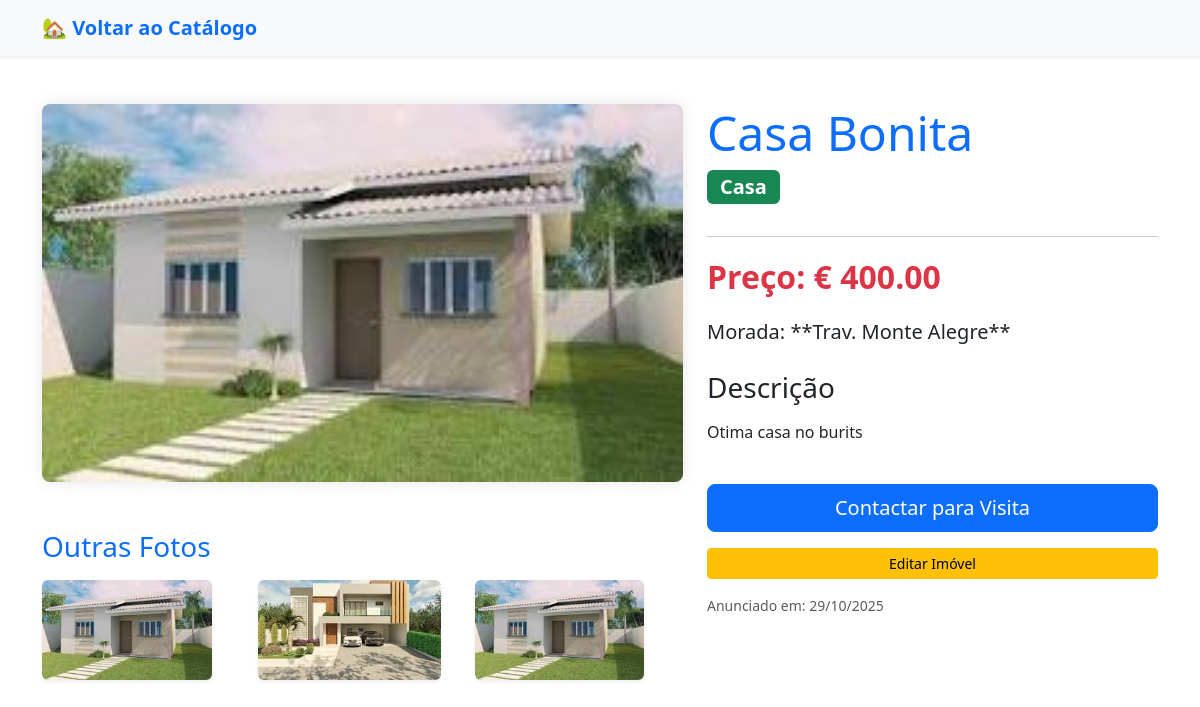
Page /2/ on the committed database.
### imoveis/models.py (models this page shows, shortened)
class Imovel(models.Model):
    TIPO_CHOICES = (
        ('CASA', 'Casa'),
        ('LOTE', 'Lote'),
    )
    titulo = models.CharField(max_length=200, verbose_name="Título do Anúncio")
    descricao = models.TextField(verbose_name="Descrição Detalhada")
    preco = models.DecimalField(
        max_digits=12, # Ex: 9.999.999.99
        decimal_places=2,
        verbose_name="Preço (€)"
    )
    endereco = models.CharField(max_length=255, verbose_name="Morada Completa")
    tipo = models.CharField(
        max_length=4,
        choices=TIPO_CHOICES,
        default='CASA',
        verbose_name="Tipo de Imóvel"
    )
    imagem_principal = models.ImageField(
        upload_to='fotos/%Y/%m/%d/', # Guarda as imagens numa subpasta baseada na data
        blank=True,                 # O campo não é obrigatório
        null=True,                  # Pode ser nulo no banco de dados
        verbose_name="Imagem Principal"
    )
    esta_a_venda = models.BooleanField(default=True, verbose_name="Disponível para Venda")
    data_criacao = models.DateTimeField(auto_now_add=True, verbose_name="Data de Criação")
    class Meta:
        verbose_name = "Imóvel"
        verbose_name_plural = "Imóveis"
        ordering = ['-data_criacao']

class ImagemImovel(models.Model):
    imovel = models.ForeignKey(
        Imovel,
        on_delete=models.CASCADE, # Se o Imóvel for deletado, as fotos também são
        related_name='galeria'    # Nome que usaremos para aceder às fotos a partir do Imóvel (ex: imovel.galeria.all())
    )
    imagem = models.ImageField(
        upload_to='galeria/%Y/%m/%d/', # Guarda as imagens da galeria
        verbose_name="Foto Adicional"
    )
    descricao = models.CharField(max_length=100, blank=True, null=True)
    class Meta:
        verbose_name = "Imagem da Galeria"
        verbose_name_plural = "Imagens da Galeria"

### imoveis/views.py (the view)
# urls.py: path('<int:pk>/', ImovelDetailView.as_view(), name='detalhe_imovel'),
class ImovelDetailView(DetailView):
    model = Imovel # 🌟 Propriedade obrigatória
    template_name = 'imoveis/detalhe_imovel.html'
    context_object_name = 'imovel'

### imoveis/templates/imoveis/detalhe_imovel.html (shortened to what this page needs)
<!DOCTYPE html>
<html lang="pt">
<head>
    <link href="https://cdn.jsdelivr.net/npm/bootstrap@5.3.3/dist/css/bootstrap.min.css" rel="stylesheet">
</head>
<body>
    <nav class="navbar navbar-expand-lg navbar-light bg-light shadow-sm mb-5">
        <div class="container">
            <a class="navbar-brand text-primary fw-bold" href="{% url 'lista_imoveis' %}">🏡 Voltar ao Catálogo</a>
        </div>
    </nav>
    <div class="container my-5">
        <div class="row">
            <div class="col-md-7">
                {% if imovel.imagem_principal %}
                <img src="{{ imovel.imagem_principal.url }}" class="img-detalhe mb-4" alt="{{ imovel.titulo }}">
            {% else %}
                <img src="https://picsum.photos/700/500?grayscale" class="img-detalhe mb-4" alt="Sem Imagem">
            {% endif %}
            {% with galeria=imovel.galeria.all %}
                {% if galeria %}
                    <h3 class="mt-4 mb-3 text-primary">Outras Fotos</h3>
                    <div class="row row-cols-3 g-2">
                        {% for foto in galeria %}
                            <div class="col">
                                <img src="{{ foto.imagem.url }}" alt="{{ foto.descricao|default:'Foto adicional' }}" class="img-fluid rounded shadow-sm" style="height: 100px; object-fit: cover;">
                            </div>
                        {% endfor %}
                    </div>
                {% endif %}
            {% endwith %}
            </div>
            <div class="col-md-5">
                <h1 class="display-5 text-primary">{{ imovel.titulo }}</h1>
                <span class="badge fs-5 mb-3 {% if imovel.tipo == 'CASA' %}bg-success{% else %}bg-secondary{% endif %}">
                    {{ imovel.get_tipo_display }}
                </span>
                <hr>
                <p class="fs-2 fw-bold text-danger">
                    Preço: € {{ imovel.preco|floatformat:2 }}
                </p>
                <p class="lead">
                     Morada: **{{ imovel.endereco }}**
                </p>
                <h3 class="mt-4">Descrição</h3>
                <p>{{ imovel.descricao|linebreaks }}</p>
                <a href="mailto:contacto@seuimovel.com" class="btn btn-primary btn-lg mt-4 w-100 mb-2">Contactar para Visita</a>
                <a href="{% url 'editar_imovel' pk=imovel.pk %}" class="btn btn-warning btn-sm mt-2 w-100">
                     Editar Imóvel
                </a>
                <p class="mt-3 text-muted small">
                    Anunciado em: {{ imovel.data_criacao|date:"d/m/Y" }}
                </p>
            </div>
        </div>
    </div>
</body>
</html>

### imoveis/templates/imoveis/detalhe_imovel.html (style rules this page uses)
.img-detalhe { max-height: 500px; width: 100%; object-fit: cover; border-radius: .5rem; box-shadow: 0 0 15px rgba(0, 0, 0, 0.1); }

### rows in the picture
Imovel: imagem_principal (picture), titulo "Casa Bonita", tipo "Casa", preco "400.00", endereco "Trav. Monte Alegre", descricao "Otima casa no burits", data_criacao "29/10/2025"
ImagemImovel: imagem (picture)
ImagemImovel: imagem (picture)
ImagemImovel: imagem (picture)
